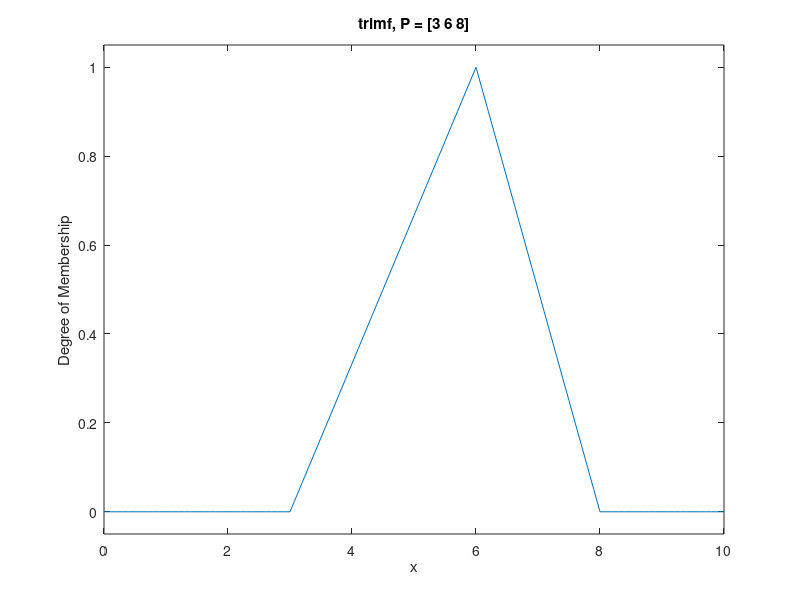

MATLAB code to generate this figure:
% https://www.mathworks.com/help/fuzzy/trimf.html

x = 0:0.1:10;
y = trimf(x,[3 6 8]);

plot(x,y)
title('trimf, P = [3 6 8]')
xlabel('x')
ylabel('Degree of Membership')
ylim([-0.05 1.05])
